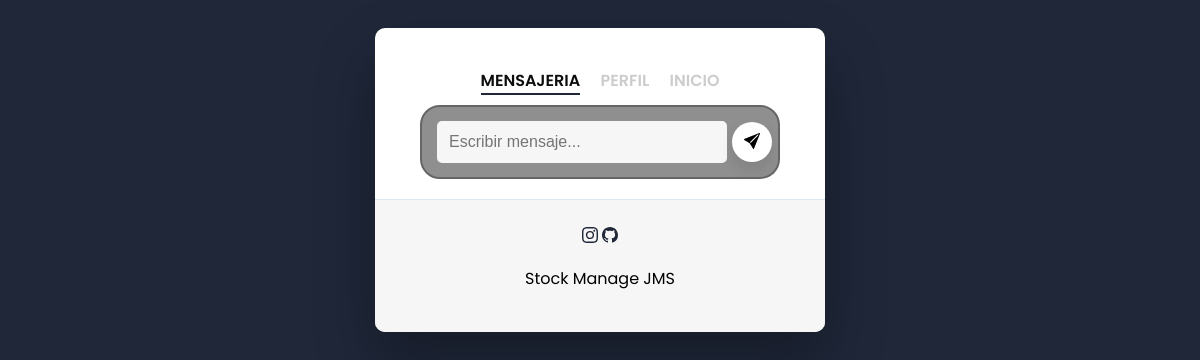
Page /messages/ (signed in) on the earlier database version.
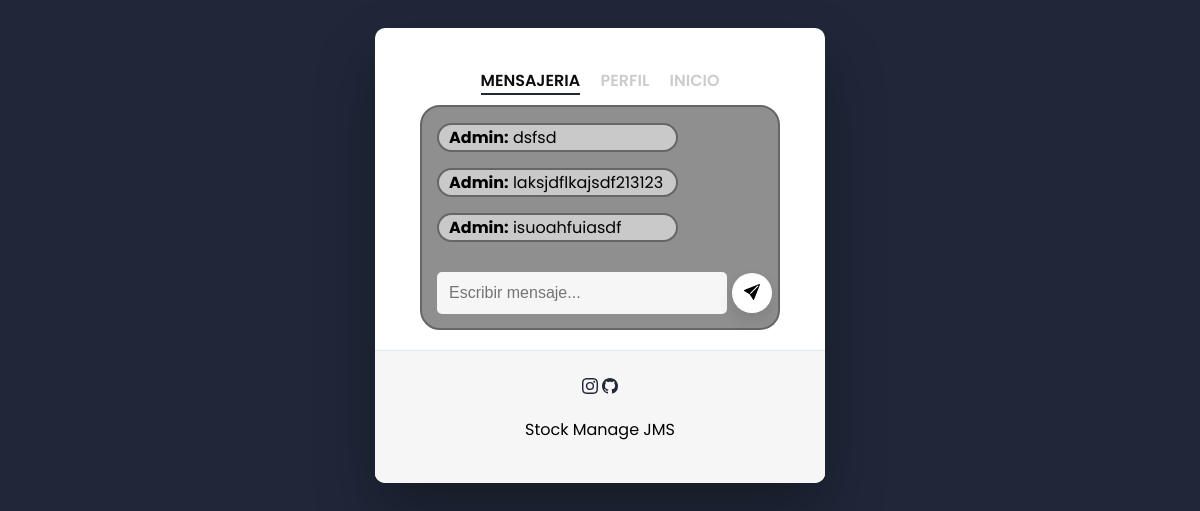
Same page on the later database version.
### messages/models.py (models this page shows, shortened)
class Messages(models.Model):
    mensaje = models.CharField(max_length=10000)
    usuario = models.CharField(max_length=10000)

### messages/views.py (the view, shortened to what this page needs)
# urls.py: path('',mensajes,name='messages')
@login_required
def mensajes(request):
    mensj = Messages.objects.all()
    if request.method == 'GET':
        form = FormMessages()
        return render(request, 'messages/mensajes.html', {'mensj':mensj,'form':form})

### messages/forms.py
class FormMessages(forms.Form):
    mensaje = forms.CharField(widget=forms.TextInput())
    mensaje.widget.attrs.update({'class': 'input-mensaje','placeholder':'Escribir mensaje...'})

### messages/templates/messages/mensajes.html (shortened to what this page needs)
{% extends "authentication/base.html" %}
{% block tabs %}
    <a href="{% url 'messages' %}"><h2 class="active"> Mensajeria </h2></a>
    <a href="{% url 'profile' %}"><h2 class="inactive underlineHover"> Perfil </h2></a>
    <a href="{% url 'home' %}"><h2 class="inactive underlineHover"> Inicio </h2></a>
{% endblock tabs %}
{% block forms %}
<div class="container-mensajes">
    <div class="mensajes">
        {% for m in mensj %}
        <p class="p"><b>{{m.usuario.capitalize}}:</b> {{m.mensaje}}</p>
        {% endfor %}
        <form method="post" class="form-mensaje"> {% csrf_token %}
            {{form.mensaje}}
            <div>
                <button type="submit" class="button">
                </button>
            </div>
        </form>
    </div>
</div>
{% endblock forms %}

### authentication/templates/authentication/base.html (shortened to what this page needs)
<!DOCTYPE html>
<html lang="en">
<head>
    {% load static %}
    <link href="{% static 'authentication/css/h.css' %}" rel="stylesheet">
</head>
<body>
    <div class="wrapper fadeInDown">
        <div id="formContent">
        {% block tabs %}{% endblock tabs %}
        {% block forms %}
        {% endblock forms %}
          {% block footer %}
          <div id="formFooter">
            <a href="https://www.instagram.com/js0640/" style="color: #1F2739;"></a>
        <a href="https://github.com/r4yd5" style="color: #1F2739;"></a>
          <p>Stock Manage JMS</p>
          </div>
          {% endblock footer %}
        </div>
    </div>
</body>
</html>

### authentication/static/authentication/css/h.css (style rules this page uses)
body { font-family: "Poppins", sans-serif; }
a { color: #92badd; display:inline-block; text-decoration: none; font-weight: 400; }
h2 { text-align: center; font-size: 16px; font-weight: 600; text-transform: uppercase; display:inline-block; margin: 40px 8px 10px 8px; color: #cccccc; }
.wrapper { display: flex; align-items: center; flex-direction: column; justify-content: center; width: 100%; min-height: 100%; padding: 20px; }
#formContent { -webkit-border-radius: 10px 10px 10px 10px; border-radius: 10px 10px 10px 10px; background: #fff; padding: 30px; width: 90%; max-width: 450px; position: relative; padding: 0px; -webkit-box-shadow: 0 30px 60px 0 rgba(0,0,0,0.3); box-shadow: 0 30px 60px 0 rgba(0,0,0,0.3); text-align: center; }
#formFooter { background-color: #f6f6f6; border-top: 1px solid #dce8f1; padding: 25px; text-align: center; -webkit-border-radius: 0 0 10px 10px; border-radius: 0 0 10px 10px; }
h2.inactive { color: #cccccc; }
h2.active { color: #0d0d0d; border-bottom: 2px solid #1F2739; }
#boton-imagen,button,input[type=button], input[type=submit], input[type=reset] { background-color: #1F2739; border: none; color: white; cursor: pointer; padding: 15px 80px; text-align: center; text-decoration: none; display: inline-block; text-transform: uppercase; font-size: 13px; -webkit-box-shadow: 0 10px 30px 0 rgba(95,186,233,0.4); box-shadow: 0 10px 30px 0 rgba(95,186,233,0.4); -webkit-border-radius: 5px 5px 5px 5px; border-radius: 5px 5px 5px 5px; margin: 5px 20px 40px 20px; -webkit-transition: all 0.3s ease-in-out; -moz-transition: all 0.3s ease-in-out; -ms-transition: all 0.3s ease-in-out; -o-transition: all 0.3s ease-in-out; transition: all 0.3s ease-in-out; }
input[type=password],input[type=text],input[type=url] { background-color: #f6f6f6; border: none; color: #0d0d0d; padding: 15px 32px; text-align: center; text-decoration: none; display: inline-block; font-size: 16px; margin: 5px; width: 85%; border: 2px solid #f6f6f6; -webkit-transition: all 0.5s ease-in-out; -moz-transition: all 0.5s ease-in-out; -ms-transition: all 0.5s ease-in-out; -o-transition: all 0.5s ease-in-out; transition: all 0.5s ease-in-out; -webkit-border-radius: 5px 5px 5px 5px; border-radius: 5px 5px 5px 5px; }
input[type=password]:placeholder,input[type=text]:placeholder { color: #cccccc; }
.fadeInDown { -webkit-animation-name: fadeInDown; animation-name: fadeInDown; -webkit-animation-duration: 1s; animation-duration: 1s; -webkit-animation-fill-mode: both; animation-fill-mode: both; }
.underlineHover:after { display: block; left: 0; bottom: -10px; width: 0; height: 2px; background-color: #1F2739; content: ""; transition: width 0.2s; }
* { box-sizing: border-box; }
html { background-color: #1F2739; }
.container-mensajes { text-align: left; margin: auto; margin-bottom: 20px; background: #8f8f8f; border: 2px solid #666; border-radius: 20px; width: 80%; }
.mensajes { padding-left: 15px; }
.p { border: solid; margin-right: 100px; overflow-wrap: break-word; word-break:break-all; word-break:keep-all; padding-left: 10px; background: #c9c9c9; border: 2px solid #666; border-radius: 20px; }
.input-mensaje { text-align: left !important; padding: 10px 10px !important; margin: auto !important; width: 290px !important; }
.form-mensaje { display: inline-flex; align-items: center; margin-bottom: 10px; margin-top: 10px }
.button { width: 40px !important; height: 40px !important; font-size: 11px !important; text-transform: uppercase !important; letter-spacing: 2.5px !important; font-weight: 500 !important; color: #000 !important; background-color: #fff !important; border: none !important; border-radius: 45px !important; box-shadow: 0px 8px 15px rgba(0, 0, 0, 0.1) !important; transition: all 0.3s ease 0s !important; cursor: pointer !important; outline: none !important; padding: 0 !important; margin: 5px !important; }

Differences in the rows shown:
added Messages: usuario "Admin", mensaje "dsfsd"
added Messages: usuario "Admin", mensaje "laksjdflkajsdf213123"
added Messages: usuario "Admin", mensaje "isuoahfuiasdf"
